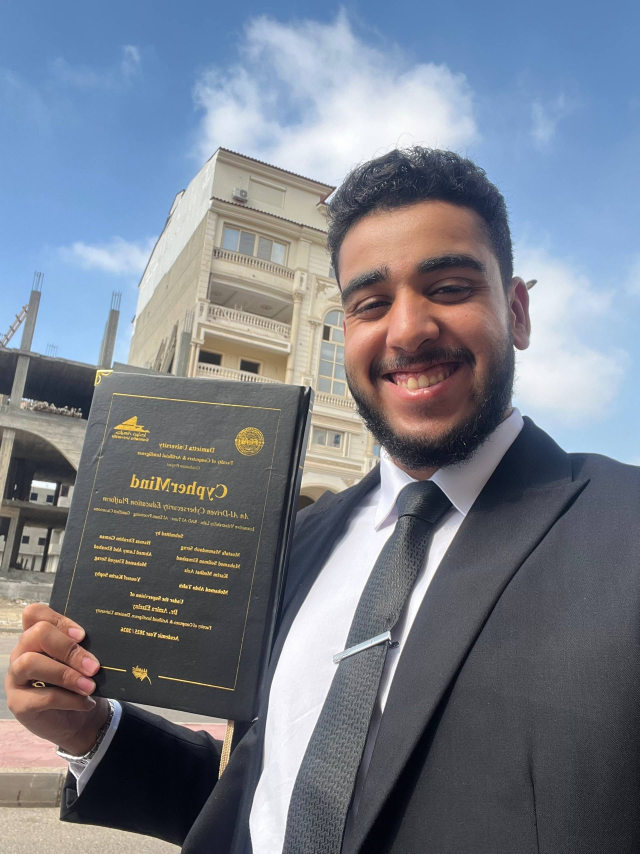
#> input picture assets/photo.jpg, 1919 x 2560 px, found by its file name (shown at 1/3 size)
$ python gen_profile.py path/to/photo.jpg --preview
#> lines starting #> are read from the running program, lines starting #| are printed output that depends on the picture
#!/usr/bin/env python3
"""Build a neofetch-style profile card SVG: ASCII portrait + info panel.

Usage:
  python tools/gen_profile.py path/to/photo.jpg --preview
Options:
  --crop L,T,R,B   crop box as fractions of the image (default: face crop)
  --cols N         ASCII width in characters (default 46; 75 for the card)
  --mono           greyscale portrait instead of colour
"""
import argparse
import json
import sys
import urllib.request
from datetime import datetime, timezone
from pathlib import Path

from PIL import Image, ImageEnhance, ImageFilter

ROOT = Path(__file__).resolve().parents[1]
ASSETS = ROOT / "assets"

# dense -> sparse, indexed by darkness
RAMP = "@%#WM8&B$0QOZmwqpdbkhao*+~<>i!lI;:,\"^`'. "

THEMES = {
    "dark": dict(bg="#0d1117", stroke="#30363d", label="#58a6ff", value="#c9d1d9",
                 accent="#3fb950", head="#f778ba", dim="#8b949e", tone=(45, 210), invert=False),
    "light": dict(bg="#ffffff", stroke="#d0d7de", label="#0969da", value="#1f2328",
                  accent="#1a7f37", head="#bf3989", dim="#59636e", tone=(30, 140), invert=True),
}

# The art and the panel are sized independently on purpose. GitHub renders the
# card at its natural width (up to ~880px of README column), so whatever font
# size we emit is what the reader gets -- there is no zooming in. One shared
# size forces a choice between a legible panel and a card too wide to fit, so
# the portrait runs at a dense small size and the panel at a readable one.
ART_FS = 7.7             # font-size of the ASCII portrait, px
ACW = ART_FS * 0.60      # monospace advance
ALH = ART_FS * 1.02      # line height

PANEL_FS = 19.0          # font-size of the info panel, px
PCW = PANEL_FS * 0.60
PLH = PANEL_FS * 1.02
PROW = 1.45         # row pitch, in line heights

# Greyscale throws away the hue that separated skin, hair and collar, so a
# straight luminance render sits in a narrow band of mid-greys and the face
# flattens. Pivoting contrast about the midpoint puts that range back.
MONO_CONTRAST = 1.6


def fetch_stats(user):
    """Live GitHub numbers; blanks if offline."""
    out = {}
    try:
        def get(url):
            req = urllib.request.Request(url, headers={"User-Agent": "profile-card"})
            return json.load(urllib.request.urlopen(req, timeout=15))

        u = get("https://api.github.com/users/" + user)
        out["repos"] = u["public_repos"]
        out["followers"] = u["followers"]
        rs = get("https://api.github.com/users/%s/repos?per_page=100" % user)
        out["stars"] = sum(r["stargazers_count"] for r in rs)
    except Exception as e:
        print("  ! github api unavailable (%s); using placeholders" % e, file=sys.stderr)
    return out


def uptime(since):
    d0 = datetime.fromisoformat(since).replace(tzinfo=timezone.utc)
    now = datetime.now(timezone.utc)
    y = now.year - d0.year - ((now.month, now.day) < (d0.month, d0.day))
    m = (now.month - d0.month) % 12
    return "%d years, %d months" % (y, m)


def ascii_art(path, crop, cols, tone, invert, gamma, mono=False):
#> called with path = 'path/to/photo.jpg', crop = 'auto', cols = 46, tone = (45, 210), invert = False, gamma = 1, mono = False
    im = Image.open(path)
#> im is the input picture: PIL image 1919x2560 RGB; mean R, G, B 119.6, 125.9, 137.7
    im = im.convert("RGBA") if im.mode in ("RGBA", "LA", "P") else im.convert("RGB")
    has_alpha = im.mode == "RGBA"
#> has_alpha = False
    W, H = im.size
#> W = 1919; H = 2560
    if crop == "auto" and has_alpha:
        # cutouts frame themselves: tightest box holding a visible pixel
        box = im.getchannel("A").point(lambda v: 255 if v > 40 else 0).getbbox()
        im = im.crop(box)
    elif crop == "auto":
        pass                    # no alpha to measure: use the whole photo
    else:
        l, t, r, b = crop
        im = im.crop((int(l * W), int(t * H), int(r * W), int(b * H)))
    if has_alpha:
        rgb = ImageEnhance.Contrast(im.convert("RGB")).enhance(1.25)
        rgb = ImageEnhance.Color(rgb).enhance(1.0 if mono else 1.5)
        rgb.putalpha(im.getchannel("A"))
        im = rgb
    else:
        im = ImageEnhance.Contrast(im).enhance(1.35)
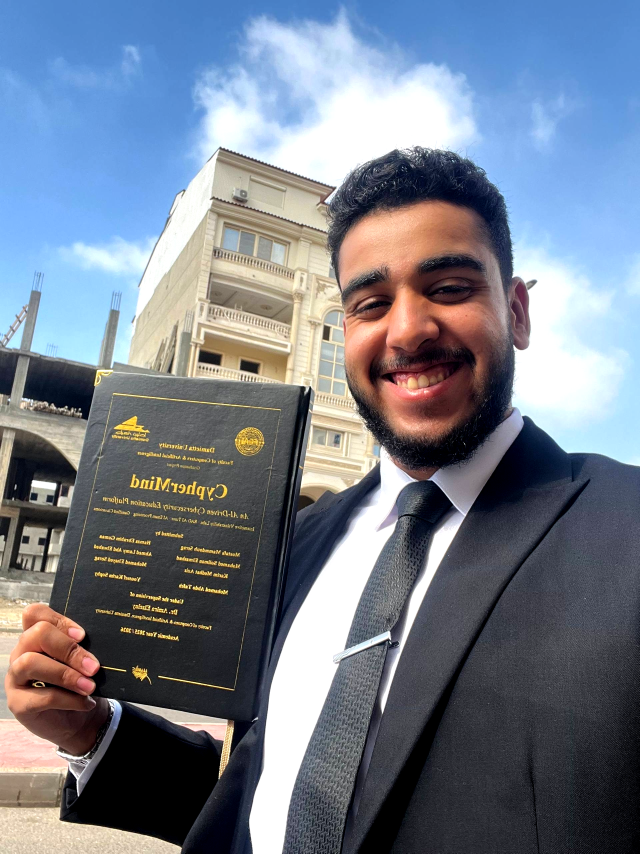
#> im: PIL image 1919x2560 RGB (shown at 1/3 size); mean R, G, B 117, 125.3, 139
    cw, ch = im.size
#> cw = 1919; ch = 2560
    rows = max(1, round(cols * (ch / cw) * (ACW / ALH)))
#> rows = 36
    # Sharpen before the big downsample or eyes, mouth and jawline dissolve.
    im = im.filter(ImageFilter.UnsharpMask(radius=cw / cols * 0.9,
                                           percent=95, threshold=3))
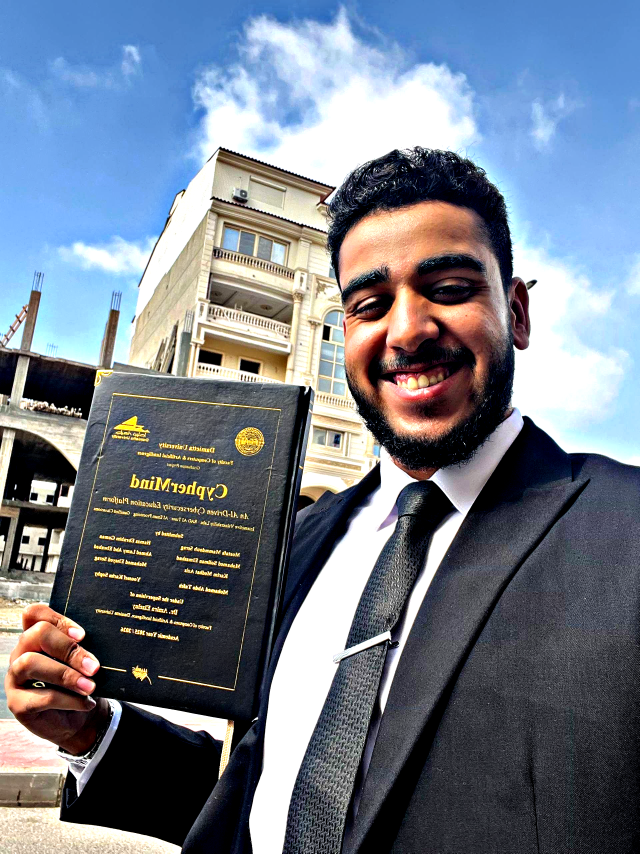
#> im: PIL image 1919x2560 RGB (shown at 1/3 size); mean R, G, B 115.1, 124.1, 137.6
    small = im.resize((cols, rows), Image.LANCZOS)
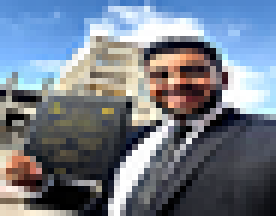
#> small: PIL image 46x36 RGB (shown 6 times larger); mean R, G, B 115, 124.1, 137.3

    def read(x, y):
#> called with x = 0, y = 0
        px = small.getpixel((x, y))
#> px = (88, 143, 214)
        if has_alpha:
            r_, g_, b_, a_ = px
            return (r_, g_, b_, a_)
        return px + (255,)

    def lum(r_, g_, b_):
        return (0.299 * r_ + 0.587 * g_ + 0.114 * b_) / 255.0

    # Stretch the ramp across the range the SUBJECT actually occupies. A photo
    # of a dark suit and dark hair only spans a slice of 0..1, and without this
    # most of the character ramp goes unused and the portrait reads as mush.
    vis = [lum(*read(x, y)[:3]) for y in range(rows) for x in range(cols)
           if read(x, y)[3] >= 128]
#> vis = 1656 values, max 1 at index 208, min 0 at index 579, mean 0.482
    vis.sort()
    # The top percentile is clipped hard on purpose: a white shirt or a
    # blown highlight would otherwise own the bright end of the range and
    # push the face -- the part anyone actually looks at -- into the mud.
    lo = vis[int(len(vis) * 0.02)] if vis else 0.0
#> lo = 0.00224
    hi = vis[int(len(vis) * 0.88)] if vis else 1.0
#> hi = 0.867
    span = max(1e-3, hi - lo)
#> span = 0.865

    grid = []
    for y in range(rows):
        line = []
        for x in range(cols):
            r_, g_, b_, a_ = read(x, y)
            if a_ < 128:                # outside the cutout: leave the card bare
                line.append((" ", "none"))
                continue
            v = min(1.0, max(0.0, (lum(r_, g_, b_) - lo) / span)) ** gamma
            d = v if invert else 1 - v
            ch_ = RAMP[min(len(RAMP) - 1, int(d * (len(RAMP) - 1)))]
            # Keep the pixel's hue but re-map its brightness onto the range
            # the card can actually show: scale the whole triple so its
            # brightest channel lands on the target. Without this the photo's
            # own (dim, indoor) range is what you get, and the portrait sinks
            # into the background.
            t0, t1 = tone
            target = t0 + t1 * v
            if mono:
                vg = min(1.0, max(0.0, (v - 0.5) * MONO_CONTRAST + 0.5))
                g_out = min(255, max(0, int(t0 + t1 * vg)))
                col = "#%02x%02x%02x" % (g_out, g_out, g_out)
            else:
                peak = max(r_, g_, b_, 1)
                col = "#%02x%02x%02x" % tuple(
                    min(255, int(c * target / peak)) for c in (r_, g_, b_))
            line.append((ch_, col))
        grid.append(line)
#> this loop made 36 passes
    return grid


def esc(s):
    return s.replace("&", "&amp;").replace("<", "&lt;").replace(">", "&gt;")


def art_svg(grid, x0, y0):
    """One <text> per row; same-colour neighbours merged into a tspan run."""
#> called with x0 = 18, y0 = 193.4
    out = []
    for i, row in enumerate(grid):
        y = y0 + i * ALH
        spans, run, col = [], "", row[0][1]
        for ch_, c in row:
            if c != col:
                spans.append((run, col))
                run, col = "", c
            run += ch_
        spans.append((run, col))
        parts, x = [], x0
        for run, c in spans:
            parts.append('<tspan x="%.1f" fill="%s">%s</tspan>' % (x, c, esc(run)))
            x += len(run) * ACW
        out.append('<text y="%.1f">%s</text>' % (y, "".join(parts)))
#> this loop made 36 passes
    return "\n".join(out)


def panel_svg(lines, x0, y0, th, width_chars):
#> called with x0 = 256.5, y0 = 37, width_chars = 42
    out = []
    for i, ln in enumerate(lines):
        y = y0 + i * (PLH * PROW)
        kind = ln[0]
        if kind == "rule":
            title = ln[1]
            dashes = "-" * max(0, width_chars - len(title) - 3)
            out.append('<text x="%.1f" y="%.1f" fill="%s"><tspan fill="%s">%s</tspan> %s</text>'
                       % (x0, y, th["dim"], th["head"], esc(title), dashes))
        elif kind == "head":
            user, host = ln[1], ln[2]
            dashes = "-" * max(0, width_chars - len(user) - len(host) - 2)
            out.append('<text x="%.1f" y="%.1f">'
                       '<tspan fill="%s" font-weight="bold">%s</tspan>'
                       '<tspan fill="%s">@</tspan>'
                       '<tspan fill="%s" font-weight="bold">%s</tspan>'
                       '<tspan fill="%s"> %s</tspan></text>'
                       % (x0, y, th["accent"], esc(user), th["value"],
                          th["accent"], esc(host), th["dim"], dashes))
        else:  # ("kv", label, value)
            label, value = ln[1], ln[2]
            dots = "." * max(1, width_chars - len(label) - len(value) - 3)
            out.append('<text x="%.1f" y="%.1f">'
                       '<tspan fill="%s">%s:</tspan>'
                       '<tspan fill="%s"> %s </tspan>'
                       '<tspan fill="%s">%s</tspan></text>'
                       % (x0, y, th["label"], esc(label), th["dim"], dots,
                          th["value"], esc(value)))
    return "\n".join(out)


def build(grid, lines, th, panel_chars):
    pad = 18.0
    gap = 26.0
    art_w = len(grid[0]) * ACW
    panel_w = panel_chars * PCW
    art_h = len(grid) * ALH
    panel_h = len(lines) * PLH * PROW
    W = pad * 2 + art_w + gap + panel_w
    H = pad * 2 + max(art_h, panel_h)
    y_art = pad + ART_FS + max(0.0, (panel_h - art_h) / 2)
    y_pan = pad + PANEL_FS + max(0.0, (art_h - panel_h) / 2)
    font = ("'SFMono-Regular',Consolas,'Liberation Mono',"
            "'DejaVu Sans Mono',Menlo,monospace")
    return (
        '<svg xmlns="http://www.w3.org/2000/svg" width="%.0f" height="%.0f" '
        'viewBox="0 0 %.0f %.0f" font-family="%s">\n'
        '<rect width="100%%" height="100%%" rx="10" fill="%s" stroke="%s"/>\n'
        '<g xml:space="preserve" font-size="%s">\n%s\n</g>\n'
        '<g xml:space="preserve" font-size="%s">\n%s\n</g>\n</svg>\n'
        % (W, H, W, H, font, th["bg"], th["stroke"],
           ART_FS, art_svg(grid, pad, y_art),
           PANEL_FS, panel_svg(lines, pad + art_w + gap, y_pan, th, panel_chars)))


def main():
    ap = argparse.ArgumentParser()
    ap.add_argument("photo")
    ap.add_argument("--crop", default="auto",
                    help="'auto' (uses the alpha channel) or L,T,R,B fractions")
    ap.add_argument("--cols", type=int, default=46)
    ap.add_argument("--user", default="Av0gadro")
    ap.add_argument("--birth", default="2005-02-01")
    ap.add_argument("--gamma", type=float, default=1.0,
                    help="above 1 pushes midtones down, so a dark suit or dark "
                         "hair recedes instead of rendering as a solid block")
    ap.add_argument("--mono", action="store_true",
                    help="render the portrait in greyscale instead of colour")
    ap.add_argument("--stats", action="store_true",
                    help="append live Repos/Stars/Followers rows")
    ap.add_argument("--themes", default="dark",
                    help="comma list: dark, light (the card carries its own "
                         "background, so one dark card suits both GitHub modes)")
    ap.add_argument("--preview", action="store_true")
    a = ap.parse_args()

    crop = "auto" if a.crop == "auto" else tuple(
        float(v) for v in a.crop.split(","))

    lines = [
        ("head", "mostafa", "serag"),
        ("kv", "Role", "Junior Penetration Tester"),
        ("kv", "OS", "Windows 11, Kali Linux"),
        ("kv", "Uptime", uptime(a.birth)),
        ("kv", "Host", "Damietta University, Egypt"),
        ("kv", "Kernel", "B.Sc. Computer Science & AI"),
        ("kv", "IDE", "VS Code, Burp Suite, Git"),
        ("rule", "Languages"),
        ("kv", "Programming", "JavaScript, Python, C++"),
        ("kv", "Web", "Node.js, Express, HTML, CSS"),
        ("kv", "Data", "MongoDB, SQL, JSON, YAML"),
        ("kv", "Real", "Arabic (native), English"),
        ("rule", "Focus"),
        ("kv", "Security", "Web App Pentest, OWASP Top 10"),
        ("kv", "Building", "CypherMind - AI security labs"),
        ("kv", "Also", "Full-stack, Arabic-first RTL UI"),
        ("rule", "Contact"),
        ("kv", "Email", "mostafaserag700@gmail.com"),
        ("kv", "Website", "www.mostafaserag.com"),
        ("kv", "LinkedIn", "in/mostafaserag"),
        ("kv", "GitHub", a.user),
        ("kv", "Instagram", "serag5378"),
    ]
    if a.stats:
        st = fetch_stats(a.user)
        lines += [
            ("rule", "GitHub Stats"),
            ("kv", "Repos", str(st.get("repos", "-"))),
            ("kv", "Stars", str(st.get("stars", "-"))),
            ("kv", "Followers", str(st.get("followers", "-"))),
        ]
    # The panel's width is the card's main budget: every character here costs
    # PCW px that the portrait cannot have. 42 is the floor the rules need.
    panel_chars = max((len(x[1]) + len(x[2]) + 4) if x[0] == "kv" else 42
                      for x in lines)

    ASSETS.mkdir(exist_ok=True)
    for name in [t.strip() for t in a.themes.split(",")]:
        th = THEMES[name]
        grid = ascii_art(a.photo, crop, a.cols, th["tone"], th["invert"],
                         a.gamma, a.mono)
        p = ASSETS / ("profile-%s.svg" % name)
        p.write_text(build(grid, lines, th, panel_chars), encoding="utf-8")
        print("  wrote %s" % p.relative_to(ROOT))
        if a.preview and name == "dark":
            (ASSETS / "preview.txt").write_text(
                "\n".join("".join(c for c, _ in row) for row in grid), encoding="utf-8")
            print("  wrote assets/preview.txt")


if __name__ == "__main__":
    main()
